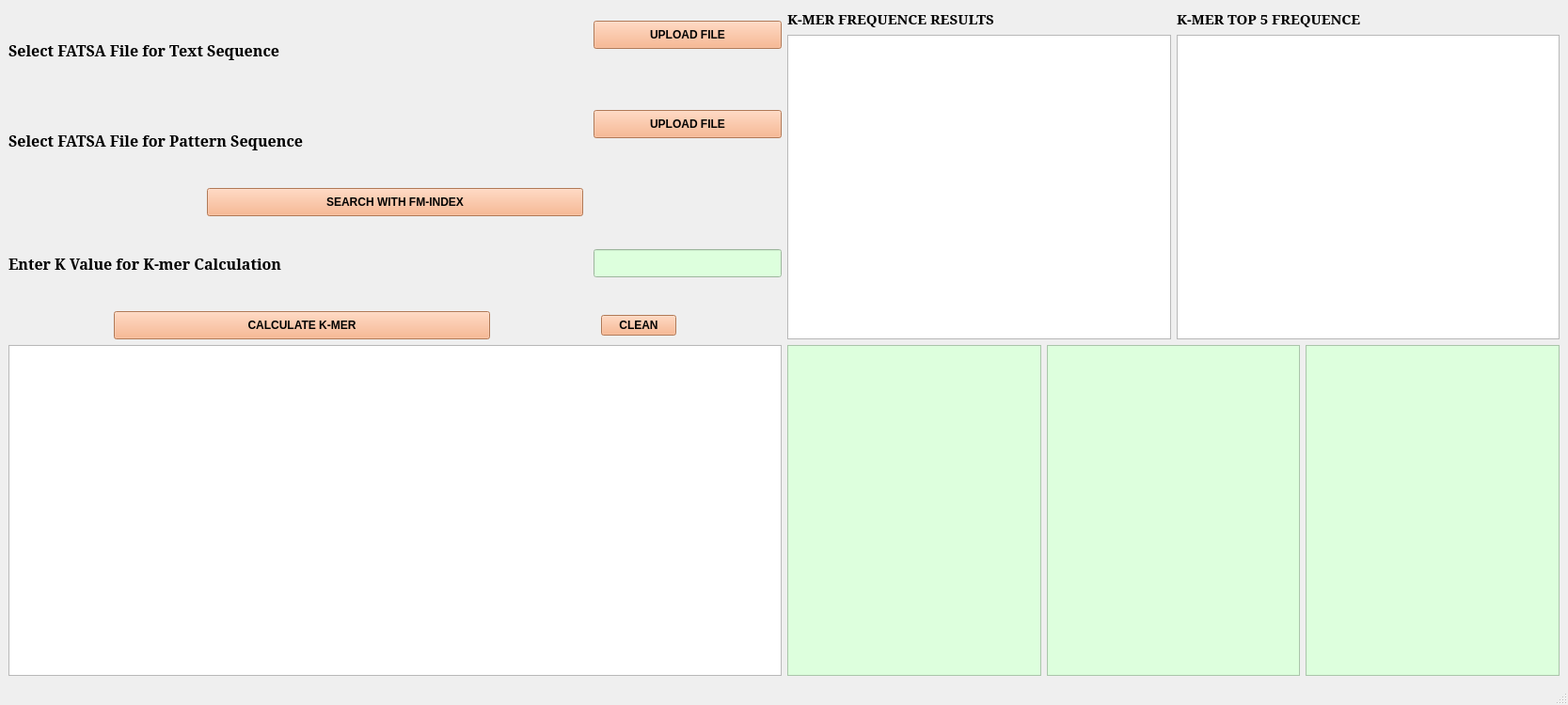
<?xml version="1.0" encoding="UTF-8"?>
<ui version="4.0">
 <class>MainWindow</class>
 <widget class="QMainWindow" name="MainWindow">
  <property name="geometry">
   <rect>
    <x>0</x>
    <y>0</y>
    <width>1667</width>
    <height>750</height>
   </rect>
  </property>
  <property name="windowTitle">
   <string>Sequence Alignment GUI</string>
  </property>
  <property name="windowIcon">
   <iconset resource="icons.qrc">
    <normaloff>:/icons/Logo.jpg</normaloff>:/icons/Logo.jpg</iconset>
  </property>
  <property name="styleSheet">
   <string notr="true"/>
  </property>
  <widget class="QWidget" name="centralwidget">
   <property name="styleSheet">
    <string notr="true">#centralwidget{
	background-image: url(:/backgrounds/bckg_son_1690x750.jpg);
}</string>
   </property>
   <layout class="QHBoxLayout" name="horizontalLayout">
    <item>
     <layout class="QVBoxLayout" name="lyt_sol">
      <item>
       <layout class="QVBoxLayout" name="lyt_input">
        <item>
         <layout class="QHBoxLayout" name="lyt_txt">
          <property name="sizeConstraint">
           <enum>QLayout::SetFixedSize</enum>
          </property>
          <item>
           <layout class="QVBoxLayout" name="verticalLayout">
            <item>
             <widget class="QLabel" name="label_6">
              <property name="sizePolicy">
               <sizepolicy hsizetype="Expanding" vsizetype="Expanding">
                <horstretch>0</horstretch>
                <verstretch>0</verstretch>
               </sizepolicy>
              </property>
              <property name="maximumSize">
               <size>
                <width>16777215</width>
                <height>16777215</height>
               </size>
              </property>
              <property name="font">
               <font>
                <family>Garamond</family>
                <pointsize>12</pointsize>
                <weight>75</weight>
                <bold>true</bold>
                <strikeout>false</strikeout>
               </font>
              </property>
              <property name="text">
               <string>Select FATSA File for Text Sequence</string>
              </property>
             </widget>
            </item>
           </layout>
          </item>
          <item>
           <layout class="QVBoxLayout" name="verticalLayout_4">
            <property name="sizeConstraint">
             <enum>QLayout::SetFixedSize</enum>
            </property>
            <item>
             <widget class="QPushButton" name="btn_upload_txt">
              <property name="sizePolicy">
               <sizepolicy hsizetype="Expanding" vsizetype="Expanding">
                <horstretch>0</horstretch>
                <verstretch>0</verstretch>
               </sizepolicy>
              </property>
              <property name="maximumSize">
               <size>
                <width>200</width>
                <height>30</height>
               </size>
              </property>
              <property name="font">
               <font>
                <weight>75</weight>
                <bold>true</bold>
               </font>
              </property>
              <property name="styleSheet">
               <string notr="true">background-color: rgb(248, 169, 120);
color: rgb(1, 1, 1);</string>
              </property>
              <property name="text">
               <string>UPLOAD FILE</string>
              </property>
             </widget>
            </item>
            <item>
             <widget class="QLabel" name="lbl_txt">
              <property name="sizePolicy">
               <sizepolicy hsizetype="Fixed" vsizetype="Fixed">
                <horstretch>0</horstretch>
                <verstretch>0</verstretch>
               </sizepolicy>
              </property>
              <property name="text">
               <string/>
              </property>
             </widget>
            </item>
           </layout>
          </item>
         </layout>
        </item>
        <item>
         <layout class="QHBoxLayout" name="lyt_ptrn">
          <item>
           <layout class="QVBoxLayout" name="verticalLayout_3">
            <item>
             <widget class="QLabel" name="label_7">
              <property name="sizePolicy">
               <sizepolicy hsizetype="Expanding" vsizetype="Expanding">
                <horstretch>0</horstretch>
                <verstretch>0</verstretch>
               </sizepolicy>
              </property>
              <property name="maximumSize">
               <size>
                <width>16777215</width>
                <height>16777215</height>
               </size>
              </property>
              <property name="font">
               <font>
                <family>Garamond</family>
                <pointsize>12</pointsize>
                <weight>75</weight>
                <bold>true</bold>
               </font>
              </property>
              <property name="text">
               <string>Select FATSA File for Pattern Sequence</string>
              </property>
             </widget>
            </item>
           </layout>
          </item>
          <item>
           <layout class="QVBoxLayout" name="verticalLayout_6">
            <item>
             <widget class="QPushButton" name="btn_upload_ptrn">
              <property name="sizePolicy">
               <sizepolicy hsizetype="Expanding" vsizetype="Expanding">
                <horstretch>0</horstretch>
                <verstretch>0</verstretch>
               </sizepolicy>
              </property>
              <property name="maximumSize">
               <size>
                <width>200</width>
                <height>30</height>
               </size>
              </property>
              <property name="font">
               <font>
                <weight>75</weight>
                <bold>true</bold>
               </font>
              </property>
              <property name="styleSheet">
               <string notr="true">background-color: rgb(248, 169, 120);
color: rgb(1, 1, 1);</string>
              </property>
              <property name="text">
               <string>UPLOAD FILE</string>
              </property>
             </widget>
            </item>
            <item>
             <widget class="QLabel" name="lbl_ptrn">
              <property name="sizePolicy">
               <sizepolicy hsizetype="Fixed" vsizetype="Fixed">
                <horstretch>0</horstretch>
                <verstretch>0</verstretch>
               </sizepolicy>
              </property>
              <property name="text">
               <string/>
              </property>
             </widget>
            </item>
           </layout>
          </item>
         </layout>
        </item>
        <item>
         <layout class="QGridLayout" name="gridLayout_3">
          <item row="0" column="0">
           <widget class="QPushButton" name="btn_search">
            <property name="sizePolicy">
             <sizepolicy hsizetype="Expanding" vsizetype="Expanding">
              <horstretch>0</horstretch>
              <verstretch>0</verstretch>
             </sizepolicy>
            </property>
            <property name="minimumSize">
             <size>
              <width>0</width>
              <height>0</height>
             </size>
            </property>
            <property name="maximumSize">
             <size>
              <width>400</width>
              <height>30</height>
             </size>
            </property>
            <property name="font">
             <font>
              <weight>75</weight>
              <bold>true</bold>
             </font>
            </property>
            <property name="whatsThis">
             <string>&lt;html&gt;&lt;head/&gt;&lt;body&gt;&lt;p&gt;&lt;br/&gt;&lt;/p&gt;&lt;/body&gt;&lt;/html&gt;</string>
            </property>
            <property name="styleSheet">
             <string notr="true">background-color: rgb(248, 169, 120);
color: rgb(1, 1, 1);</string>
            </property>
            <property name="text">
             <string>SEARCH WITH FM-INDEX</string>
            </property>
           </widget>
          </item>
         </layout>
        </item>
        <item>
         <layout class="QHBoxLayout" name="lyt_input_kmer">
          <item>
           <layout class="QVBoxLayout" name="verticalLayout_2">
            <item>
             <widget class="QLabel" name="label_8">
              <property name="sizePolicy">
               <sizepolicy hsizetype="Expanding" vsizetype="Expanding">
                <horstretch>0</horstretch>
                <verstretch>0</verstretch>
               </sizepolicy>
              </property>
              <property name="maximumSize">
               <size>
                <width>16777215</width>
                <height>16777215</height>
               </size>
              </property>
              <property name="font">
               <font>
                <family>Garamond</family>
                <pointsize>12</pointsize>
                <weight>75</weight>
                <bold>true</bold>
               </font>
              </property>
              <property name="text">
               <string>Enter K Value for K-mer Calculation</string>
              </property>
             </widget>
            </item>
           </layout>
          </item>
          <item>
           <layout class="QGridLayout" name="gridLayout_5">
            <item row="0" column="0">
             <widget class="QLineEdit" name="input_k_value">
              <property name="sizePolicy">
               <sizepolicy hsizetype="Expanding" vsizetype="Expanding">
                <horstretch>0</horstretch>
                <verstretch>0</verstretch>
               </sizepolicy>
              </property>
              <property name="maximumSize">
               <size>
                <width>200</width>
                <height>30</height>
               </size>
              </property>
              <property name="styleSheet">
               <string notr="true">background-color: rgb(221,255,221);</string>
              </property>
             </widget>
            </item>
           </layout>
          </item>
         </layout>
        </item>
        <item>
         <layout class="QHBoxLayout" name="lyt_btn_kmer">
          <item>
           <widget class="QPushButton" name="btn_calc">
            <property name="sizePolicy">
             <sizepolicy hsizetype="Expanding" vsizetype="Expanding">
              <horstretch>0</horstretch>
              <verstretch>0</verstretch>
             </sizepolicy>
            </property>
            <property name="maximumSize">
             <size>
              <width>400</width>
              <height>30</height>
             </size>
            </property>
            <property name="font">
             <font>
              <weight>75</weight>
              <bold>true</bold>
             </font>
            </property>
            <property name="styleSheet">
             <string notr="true">background-color: rgb(248, 169, 120);
color: rgb(1, 1, 1);</string>
            </property>
            <property name="text">
             <string>CALCULATE K-MER</string>
            </property>
           </widget>
          </item>
          <item>
           <widget class="QPushButton" name="btn_clear">
            <property name="sizePolicy">
             <sizepolicy hsizetype="Fixed" vsizetype="Fixed">
              <horstretch>0</horstretch>
              <verstretch>0</verstretch>
             </sizepolicy>
            </property>
            <property name="font">
             <font>
              <weight>75</weight>
              <bold>true</bold>
             </font>
            </property>
            <property name="styleSheet">
             <string notr="true">background-color: rgb(248, 169, 120);
color: rgb(1, 1, 1);</string>
            </property>
            <property name="text">
             <string>CLEAN</string>
            </property>
           </widget>
          </item>
         </layout>
        </item>
       </layout>
      </item>
      <item>
       <layout class="QGridLayout" name="lyt_otpt_alignment">
        <item row="0" column="0">
         <widget class="QTextBrowser" name="txt_align_output">
          <property name="sizePolicy">
           <sizepolicy hsizetype="Expanding" vsizetype="Expanding">
            <horstretch>0</horstretch>
            <verstretch>0</verstretch>
           </sizepolicy>
          </property>
          <property name="styleSheet">
           <string notr="true">background-image: url(:/backgrounds/back2.jpg);</string>
          </property>
         </widget>
        </item>
       </layout>
      </item>
     </layout>
    </item>
    <item>
     <layout class="QVBoxLayout" name="lyt_sag">
      <item>
       <layout class="QHBoxLayout" name="lyt_output_kmer">
        <item>
         <layout class="QVBoxLayout" name="lyt_otpt_kmer">
          <item>
           <widget class="QLabel" name="label">
            <property name="sizePolicy">
             <sizepolicy hsizetype="Expanding" vsizetype="Preferred">
              <horstretch>0</horstretch>
              <verstretch>0</verstretch>
             </sizepolicy>
            </property>
            <property name="font">
             <font>
              <family>Garamond</family>
              <pointsize>11</pointsize>
              <weight>75</weight>
              <bold>true</bold>
             </font>
            </property>
            <property name="text">
             <string>K-MER FREQUENCE RESULTS</string>
            </property>
           </widget>
          </item>
          <item>
           <widget class="QTextBrowser" name="txt_kmer_freq">
            <property name="sizePolicy">
             <sizepolicy hsizetype="Expanding" vsizetype="Expanding">
              <horstretch>0</horstretch>
              <verstretch>0</verstretch>
             </sizepolicy>
            </property>
            <property name="styleSheet">
             <string notr="true">background-image: url(:/backgrounds/back1.jpg);</string>
            </property>
           </widget>
          </item>
         </layout>
        </item>
        <item>
         <layout class="QVBoxLayout" name="lyt_kmer_top">
          <item>
           <widget class="QLabel" name="label_5">
            <property name="sizePolicy">
             <sizepolicy hsizetype="Expanding" vsizetype="Preferred">
              <horstretch>0</horstretch>
              <verstretch>0</verstretch>
             </sizepolicy>
            </property>
            <property name="font">
             <font>
              <family>Garamond</family>
              <pointsize>11</pointsize>
              <weight>75</weight>
              <bold>true</bold>
             </font>
            </property>
            <property name="text">
             <string>K-MER TOP 5 FREQUENCE </string>
            </property>
           </widget>
          </item>
          <item>
           <widget class="QTextBrowser" name="txt_kmer_top">
            <property name="sizePolicy">
             <sizepolicy hsizetype="Expanding" vsizetype="Expanding">
              <horstretch>0</horstretch>
              <verstretch>0</verstretch>
             </sizepolicy>
            </property>
            <property name="styleSheet">
             <string notr="true">background-image: url(:/backgrounds/back1.jpg);</string>
            </property>
           </widget>
          </item>
         </layout>
        </item>
       </layout>
      </item>
      <item>
       <layout class="QHBoxLayout" name="lyt_graph">
        <item>
         <layout class="QVBoxLayout" name="lyt_graph3">
          <item>
           <widget class="PlotWidget" name="graph_1">
            <property name="sizePolicy">
             <sizepolicy hsizetype="Expanding" vsizetype="Expanding">
              <horstretch>0</horstretch>
              <verstretch>0</verstretch>
             </sizepolicy>
            </property>
            <property name="styleSheet">
             <string notr="true">background-color: rgb(221,255,221);</string>
            </property>
           </widget>
          </item>
         </layout>
        </item>
        <item>
         <layout class="QVBoxLayout" name="lyt_graph1">
          <item>
           <widget class="PlotWidget" name="graph_2">
            <property name="sizePolicy">
             <sizepolicy hsizetype="Expanding" vsizetype="Expanding">
              <horstretch>0</horstretch>
              <verstretch>0</verstretch>
             </sizepolicy>
            </property>
            <property name="styleSheet">
             <string notr="true">background-color: rgb(221,255,221);</string>
            </property>
           </widget>
          </item>
         </layout>
        </item>
        <item>
         <layout class="QVBoxLayout" name="verticalLayout_5">
          <item>
           <widget class="PlotWidget" name="graph_3">
            <property name="styleSheet">
             <string notr="true">background-color: rgb(221,255,221);</string>
            </property>
           </widget>
          </item>
         </layout>
        </item>
       </layout>
      </item>
     </layout>
    </item>
   </layout>
  </widget>
  <widget class="QMenuBar" name="menubar">
   <property name="geometry">
    <rect>
     <x>0</x>
     <y>0</y>
     <width>1667</width>
     <height>26</height>
    </rect>
   </property>
  </widget>
  <widget class="QStatusBar" name="statusbar"/>
 </widget>
 <customwidgets>
  <customwidget>
   <class>PlotWidget</class>
   <extends>QGraphicsView</extends>
   <header>pyqtgraph</header>
  </customwidget>
 </customwidgets>
 <resources>
  <include location="icons.qrc"/>
 </resources>
 <connections/>
</ui>
